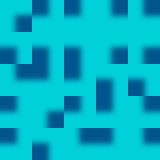

This is a level from a 2D game, rendered from its Tiled map with the project's own tilesets. A one-line summary and the map file follow, with tile-layer data summarised:
An orthogonal 5x5 tile map with 32x32 px tiles, 1 tile layer (Tile Layer 1), 2 tilesets.

<map version="1.10" tiledversion="1.10.0" orientation="orthogonal" renderorder="right-down" width="5" height="5" tilewidth="32" tileheight="32" infinite="0" nextlayerid="2" nextobjectid="1">
 <tileset firstgid="1" name="background_tile1" tilewidth="16" tileheight="16" tilecount="16" columns="4">
  <image source="../images/background_tile1.png" width="64" height="64" />
 </tileset>
 <tileset firstgid="17" name="background_tile1" tilewidth="32" tileheight="32" tilecount="4" columns="2">
  <image source="../images/background_tile1.png" width="64" height="64" />
 </tileset>
 <layer id="1" name="Tile Layer 1" width="5" height="5">
  <data>[25 cells, 25 non-empty, 4 distinct tile ids]</data>
 </layer>
</map>